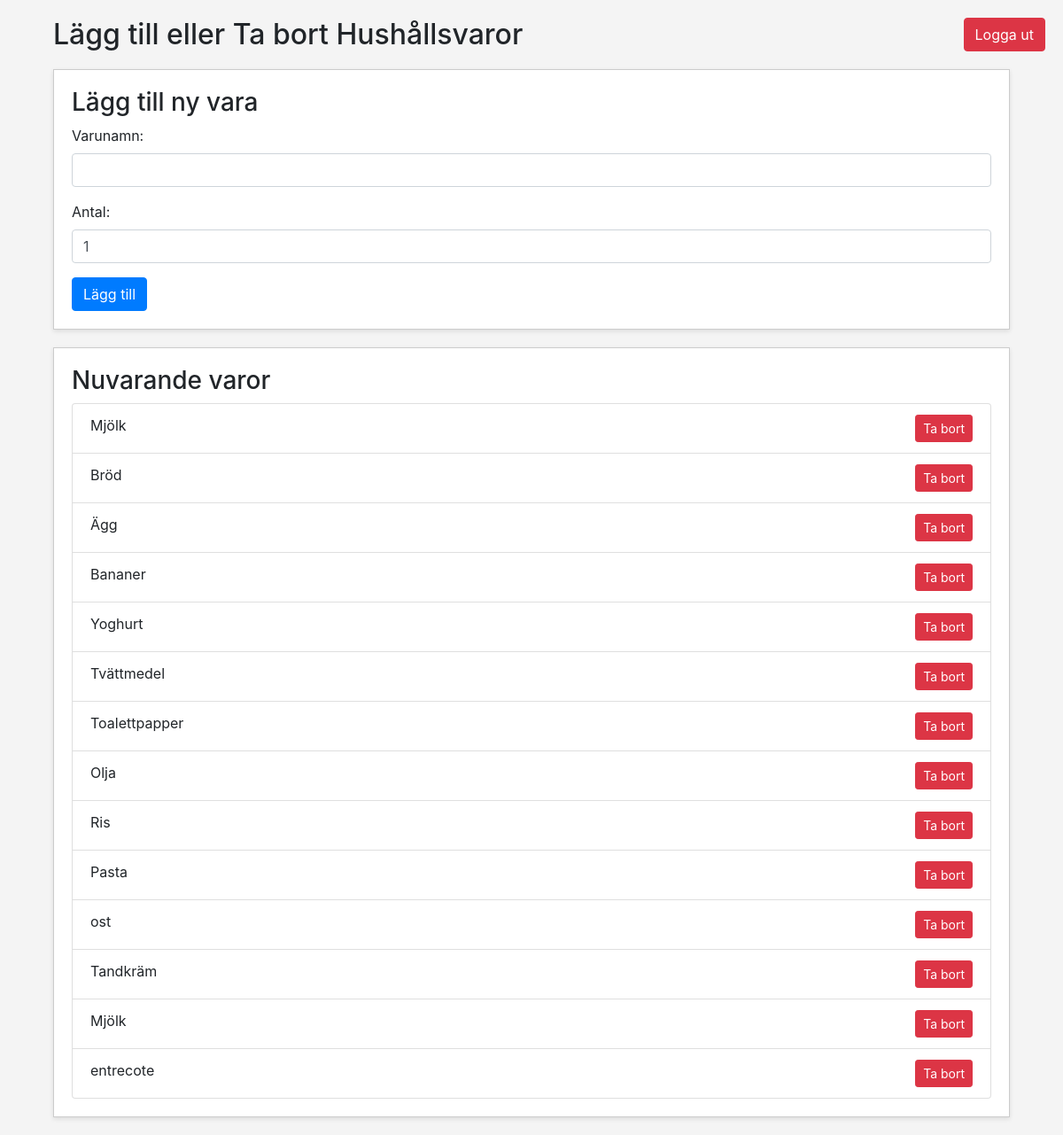
The page /modify_db.php (signed in) on the database as committed earlier.
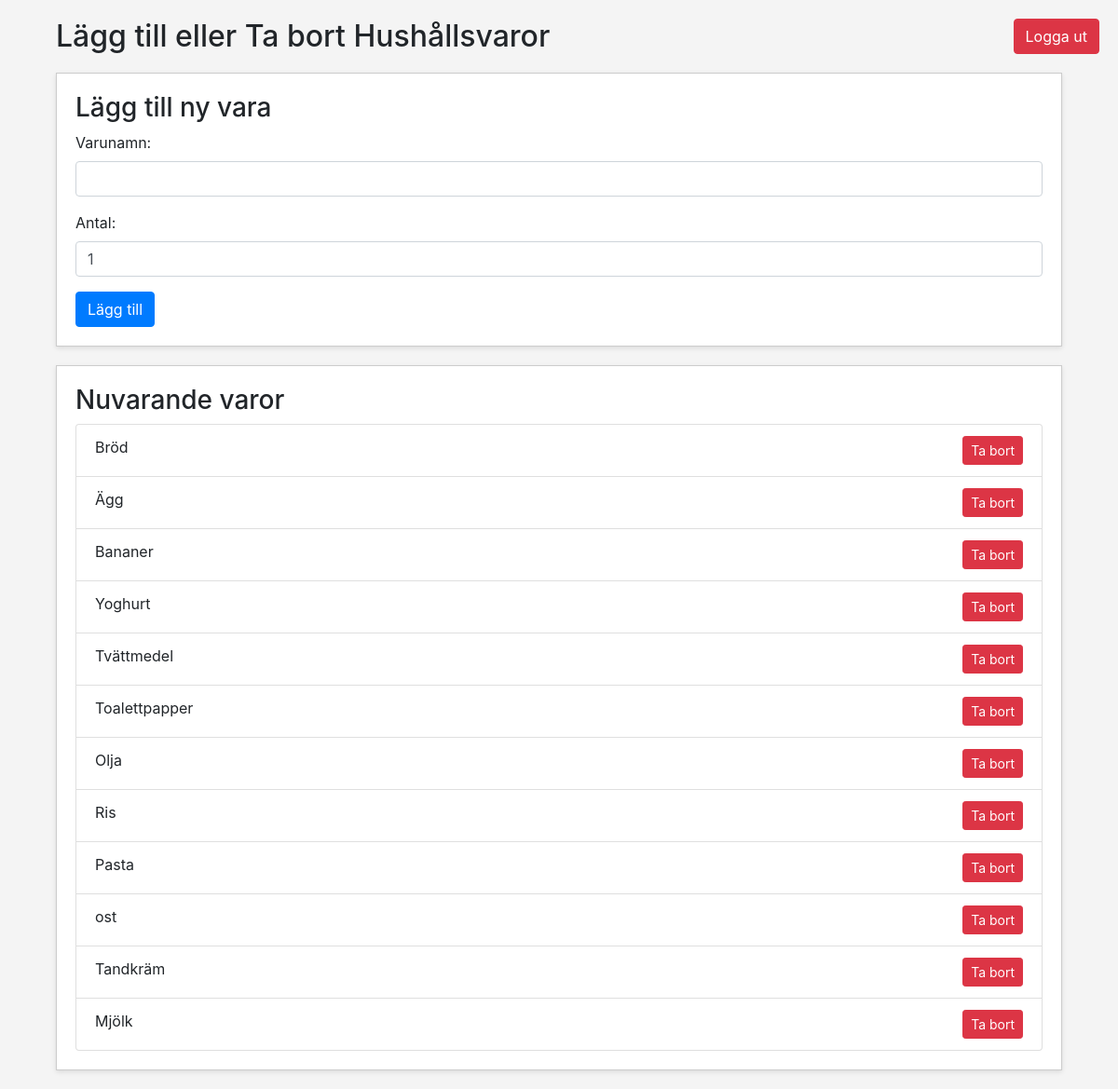
The same page on the database as committed later.
### tables this page shows
CREATE TABLE Items (
    ItemID INTEGER PRIMARY KEY AUTOINCREMENT,
    "ItemName" TEXT NOT NULL,
    Quantity INTEGER NOT NULL DEFAULT 0  -- Tracks current stock levels
);

### src/functions.php (called while the page is built, shortened)
<?php
function getAllItems($db) {
    $sql = "SELECT ItemID, ItemName FROM Items";
    $result = $db->query($sql);
    $items = [];
    while ($row = $result->fetchArray(SQLITE3_ASSOC)) {
        $items[] = $row;
    }
    return $items;
}
?>

### src/modify_db.php (the view, shortened to what this page needs)
<?php
include 'functions.php';
include 'logoutheader.php';
$db = new SQLite3(__DIR__ . '/../database/account_items.db');
$allItems = getAllItems($db);
?>
<!DOCTYPE html>
<html lang="sv">
<head>
    <link rel="stylesheet" href="https://maxcdn.bootstrapcdn.com/bootstrap/4.5.2/css/bootstrap.min.css">
</head>
<body>
    <div class="container">
        <h2>Lägg till eller Ta bort Hushållsvaror</h2>
        <div class="form-box">
            <h3>Lägg till ny vara</h3>
            <form action="modify_db.php" method="post">
                <div class="form-group">
                    <label for="item_name">Varunamn:</label>
                    <input type="text" name="item_name" id="item_name" class="form-control" required>
                </div>
                <div class="form-group">
                    <label for="quantity">Antal:</label>
                    <input type="number" name="quantity" id="quantity" class="form-control" value="1" min="1" required>
                </div>
                <button type="submit" name="add_item" class="btn btn-primary">Lägg till</button>
            </form>
        </div>
        <div class="list-box">
            <h3>Nuvarande varor</h3>
            <ul class="list-group">
                <?php foreach ($allItems as $item): ?>
                    <li class="list-group-item">
                        <?= htmlspecialchars($item['ItemName']) ?>
                        <form action="modify_db.php" method="post" style="display:inline;">
                            <button type="submit" name="delete_item" class="btn btn-danger btn-sm float-right">Ta bort</button>
                        </form>
                    </li>
                <?php endforeach; ?>
            </ul>
        </div>
    </div>
</body>
</html>

Rows that differ between the two databases and show on the page:
removed items: ItemName "Mjölk"
removed items: ItemName "entrecote"
